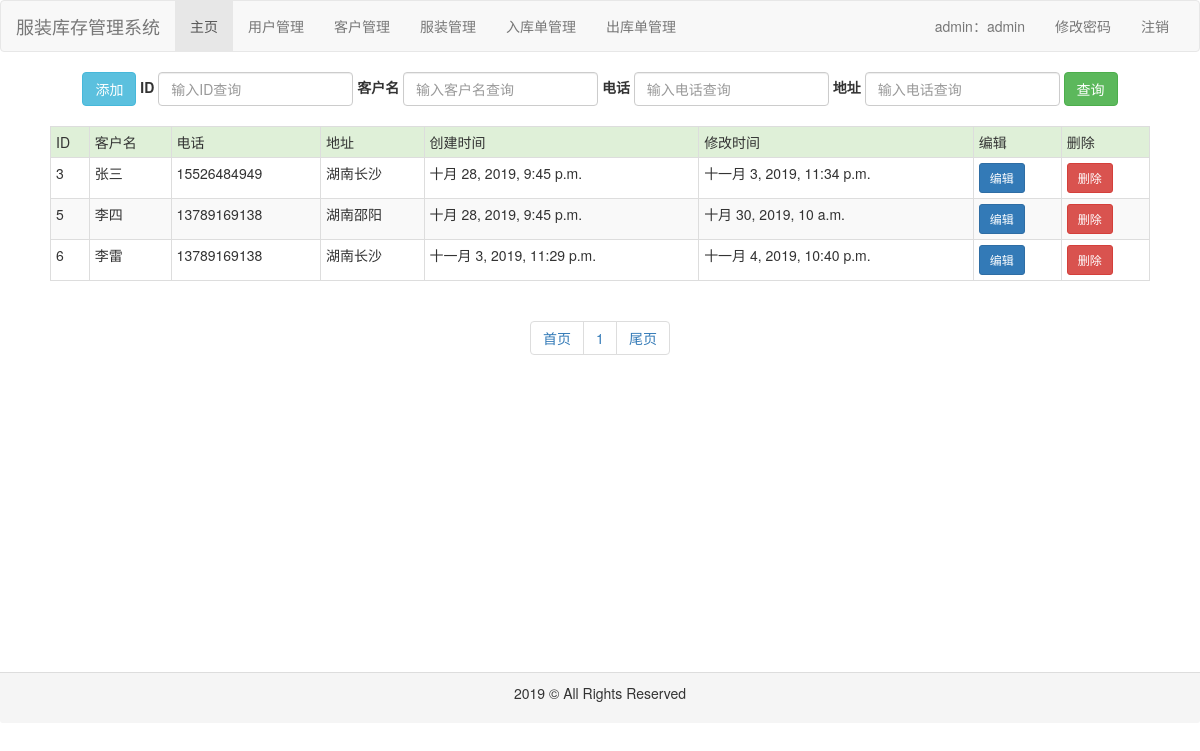
Page /customer/ (signed in) on the earlier database version.
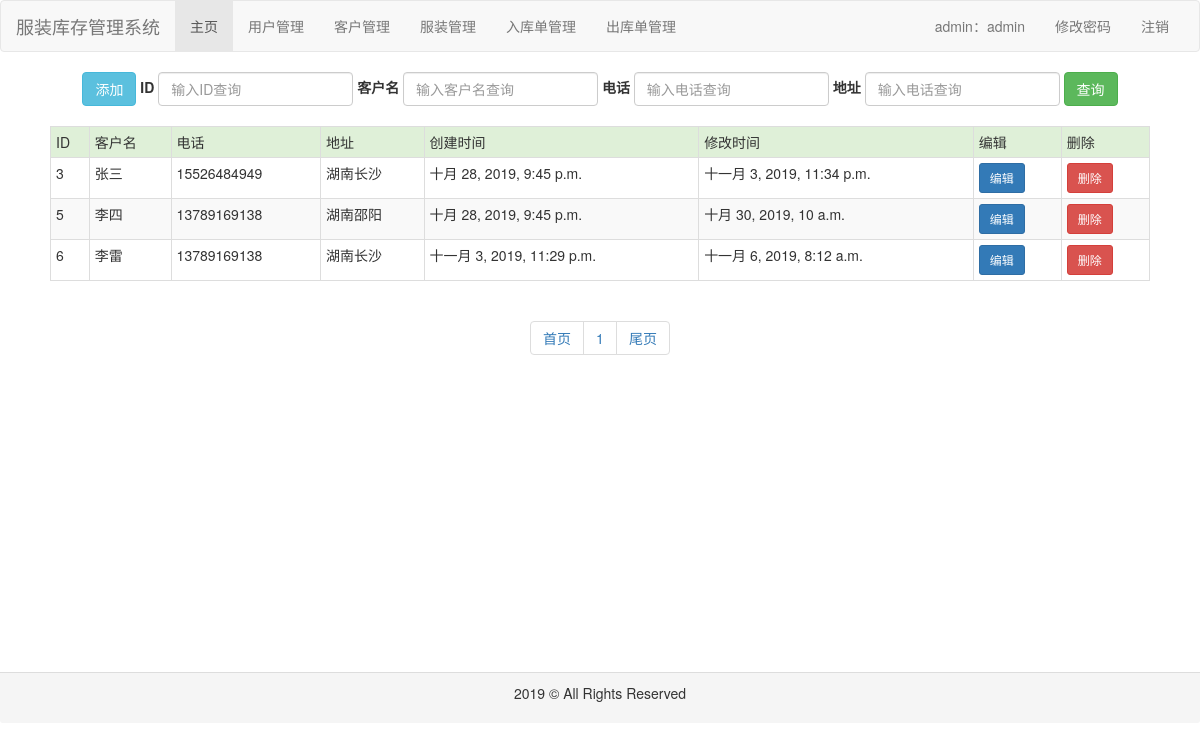
Same page on the later database version.
### common/models.py (models this page shows, shortened)
class Customer(models.Model):
    name = models.CharField(max_length=32, verbose_name='客户名')
    phone = models.CharField(max_length=32, verbose_name='电话')
    address = models.CharField(max_length=32, verbose_name='地址')
    create_time = models.DateTimeField(auto_now_add=True, verbose_name='创建时间')
    modify_time = models.DateTimeField(auto_now=True, verbose_name='修改时间')
    class Meta:
        ordering = ['create_time']
        verbose_name = '客户'
        verbose_name_plural = verbose_name

### customer/views.py (the view)
# urls.py: path('', views.list, name='index'),
def list(request):
    qs = Customer.objects.all()
    paginator = Paginator(qs, 10)
    page = request.GET.get('page', '1')
    result = paginator.page(page)
    context = {
        'result': result
    }
    return render(request, 'customer/index.html', context)

### customer/templates/customer/index.html (shortened to what this page needs)
{% extends 'base.html' %}
{% block content %}
    <div id="content" style="height: 600px">
        <div id="search" class="text-center">
            <form class="form-inline" action="{% url 'customer:search' %} " method="post">
                <div class="form-group ">
                    <a class="btn btn-info" href="{% url 'customer:add' %}">添加</a>
                </div>
                <div class="form-group">
                    <label for="id">ID</label>
                    <input type="text" class="form-control" id="id" name="id" placeholder="输入ID查询">
                </div>
                <div class="form-group">
                    <label for="name">客户名</label>
                    <input type="text" class="form-control" id="name" name="name" placeholder="输入客户名查询">
                </div>
                <div class="form-group">
                    <label for="phone">电话</label>
                    <input type="text" class="form-control" id="phone" name="phone" placeholder="输入电话查询">
                </div>
                <div class="form-group">
                    <label for="address">地址</label>
                    <input type="text" class="form-control" id="address" name="address" placeholder="输入电话查询">
                </div>
                <button type="submit" class="btn btn-success">查询</button>
            </form>
        </div>
        <br>
        <div id="table" align="center">
            {% if result %}
                <table class="table table-striped table-bordered table-hover  table-condensed" style="width: 1100px">
                <tr class="success">
                    <td>ID</td>
                    <td>客户名</td>
                    <td>电话</td>
                    <td>地址</td>
                    <td>创建时间</td>
                    <td>修改时间</td>
                    <td>编辑</td>
                    <td>删除</td>
                </tr>
                {% for foo in result %}
                    <tr>
                        <td>{{ foo.id }}</td>
                        <td>{{ foo.name }}</td>
                        <td>{{ foo.phone }}</td>
                        <td>{{ foo.address }}</td>
                        <td>{{ foo.create_time }}</td>
                        <td>{{ foo.modify_time }}</td>
                        <td><a class="btn btn-primary btn-sm" href="{% url 'customer:update' foo.id %}">编辑</a></td>
                        <td><a class="btn btn-danger btn-sm" href="{% url 'customer:delete' foo.id %}">删除</a></td>
                    </tr>
                {% endfor %}
            {% else %}
                <p>没有任何客户</p>
            {% endif %}
            </table>
        </div>
        <div class="text-center">
            <ul class="pagination">
                <li><a href="/customer/?page=1" rel="external nofollow">首页</a></li>
                {% for num in result.paginator.page_range %}
                    <li><a href="/customer/?page={{ num }}" rel="external nofollow">{{ num }}</a></li>
                {% endfor %}
                <li><a href="/customer/?page={{ result.paginator.num_pages }}" rel="external nofollow">尾页</a></li>
            </ul>
        </div>
    </div>
{% endblock %}

Differences in the rows shown:
changed Customer "李雷": modify_time "十一月 4, 2019, 10:40 p.m." → "十一月 6, 2019, 8:12 a.m."
